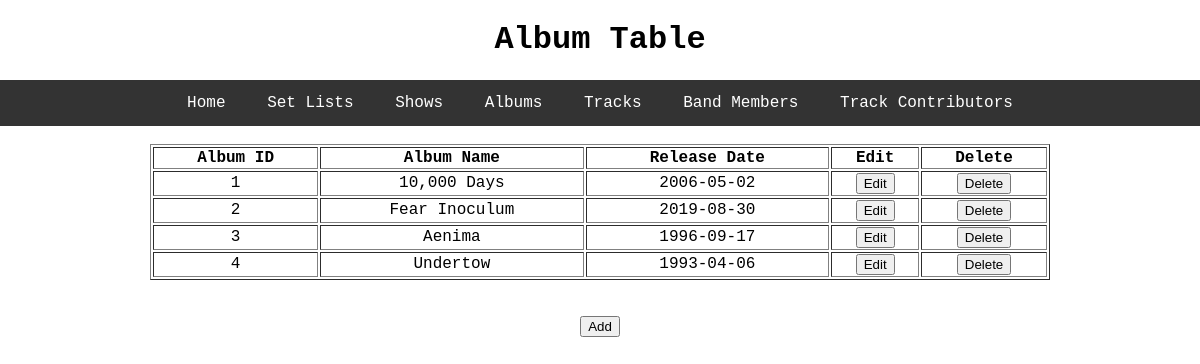
The page /album on the database as committed earlier.
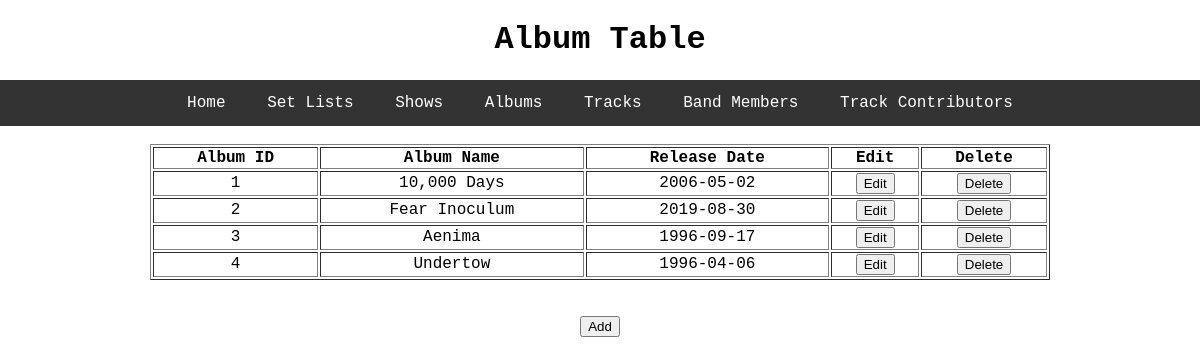
The same page on the database as committed later.
### toolDB/models.py (models this page shows, shortened)
class Album(db.Model):
    id = db.Column(db.Integer, primary_key=True)
    album_name = db.Column(db.String, nullable=False)
    release_date = db.Column(db.String, nullable=False)
    track = db.relationship('Track', cascade='all, delete', backref='album', lazy=True)

### toolDB/select_db/routes.py (the view)
@select.route('/album')
def album():
    rows = Album.query.all()
    return render_template('album.html', title='Album', header='Album Table', rows=rows)

### toolDB/templates/album.html
{% extends "layout.html" %}
{% block content %}
  <table style="width:75%" table border="1" table align = "center">
    <thead>
      <th>Album ID</th>
      <th>Album Name</th>
      <th>Release Date</th>
      <th>Edit</th>
      <th>Delete</th>
    </thead>
    <tbody>
  	  {% for r in rows %}
  	    <tr>
        	<td>{{ r.id }}</td>
        	<td>{{ r.album_name }}</td>
        	<td>{{ r.release_date }}</td>
  	    	<td><input type="button" name = "Edit" value = "Edit" onclick = "window.location='/update_album/{{ r.id }}'"></td>
  	    	<td><input type="button" name = "Delete" value = "Delete" onclick = "window.location='/delete_album/{{ r.id }}'"></td>
  	    </tr>
  	  {% endfor %}
  	</tbody>
  </table>
  <br>
  <br>
  <a href="{{ url_for('insert.add_album') }}"><button type="button">Add</button></a>
{% endblock content %}

Rows that differ between the two databases and show on the page:
changed Album "Undertow": release_date "1993-04-06" → "1996-04-06"
